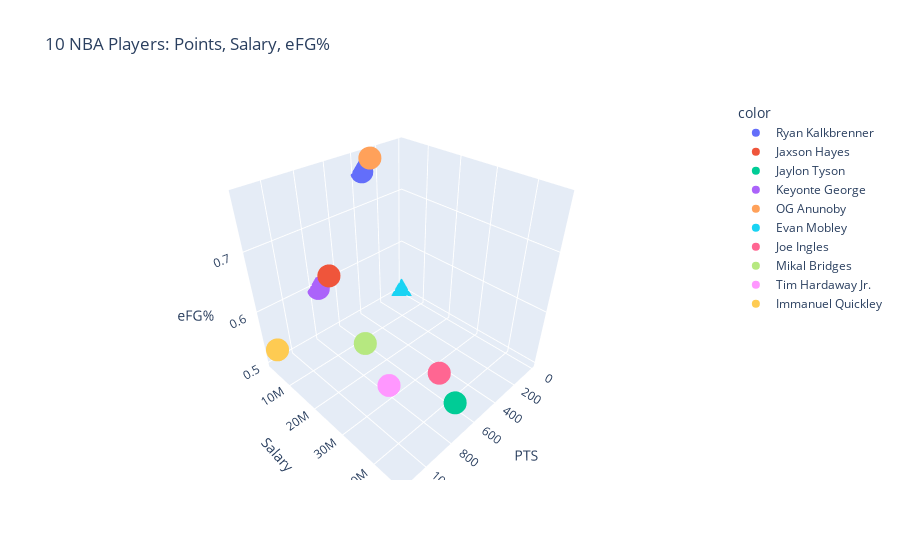

Here is the notebook cell this chart was saved with:
### Code cell
import pandas as pd
import plotly.express as px

salary=pd.read_csv("2025_salaries.csv", header=1, encoding="latin-1")
stats=pd.read_csv("nba_2025.csv", encoding="latin-1")
merged=pd.merge(salary, stats, on="Player")
merged=merged.drop(columns=["Player-additional","Awards"])
merged=merged.drop_duplicates()

players = merged.sort_values("Team")
players=players.drop_duplicates(subset="Player", keep="first")

final=players.drop(columns=["Tm","Team","Pos","Rk"]).dropna()
final["2025-26"]=final["2025-26"].str.replace("$","").str.replace(",","").astype(int)
final=final.rename(columns={"2025-26":"Salary"})

player_names=["Ryan Kalkbrenner","Jaxson Hayes","Jaylon Tyson","Keyonte George","OG Anunoby","Evan Mobley","Joe Ingles","Mikal Bridges","Tim Hardaway Jr.","Immanuel Quickley"]

df=final[final["Player"].isin(player_names)][["Player","PTS","Salary","eFG%","Age"]]

fig = px.scatter_3d(
    df, x="PTS", y="Salary", z="eFG%",
    color=player_names,
    title="10 NBA Players: Points, Salary, eFG%")
fig.show()

### Figure 1 — Plotly figure (JSON) as saved in the notebook; plotly's stock layout.template omitted (floating-point values rounded to 4 significant figures)
{"data": [{"hovertemplate": "color=Ryan Kalkbrenner<br>PTS=%{x}<br>Salary=%{y}<br>eFG%=%{z}<extra></extra>", "legendgroup": "Ryan Kalkbrenner", "marker": {"color": "#636efa", "symbol": "circle"}, "mode": "markers", "name": "Ryan Kalkbrenner", "scene": "scene", "showlegend": true, "type": "scatter3d", "x": [354.0], "y": [2296274], "z": [0.758]}, {"hovertemplate": "color=Jaxson Hayes<br>PTS=%{x}<br>Salary=%{y}<br>eFG%=%{z}<extra></extra>", "legendgroup": "Jaxson Hayes", "marker": {"color": "#EF553B", "symbol": "circle"}, "mode": "markers", "name": "Jaxson Hayes", "scene": "scene", "showlegend": true, "type": "scatter3d", "x": [693.0], "y": [3492480], "z": [0.615]}, {"hovertemplate": "color=Jaylon Tyson<br>PTS=%{x}<br>Salary=%{y}<br>eFG%=%{z}<extra></extra>", "legendgroup": "Jaylon Tyson", "marker": {"color": "#00cc96", "symbol": "circle"}, "mode": "markers", "name": "Jaylon Tyson", "scene": "scene", "showlegend": true, "type": "scatter3d", "x": [752.0], "y": [46394100], "z": [0.555]}, {"hovertemplate": "color=Keyonte George<br>PTS=%{x}<br>Salary=%{y}<br>eFG%=%{z}<extra></extra>", "legendgroup": "Keyonte George", "marker": {"color": "#ab63fa", "symbol": "circle"}, "mode": "markers", "name": "Keyonte George", "scene": "scene", "showlegend": true, "type": "scatter3d", "x": [763.0], "y": [2296274], "z": [0.596]}, {"hovertemplate": "color=OG Anunoby<br>PTS=%{x}<br>Salary=%{y}<br>eFG%=%{z}<extra></extra>", "legendgroup": "OG Anunoby", "marker": {"color": "#FFA15A", "symbol": "circle"}, "mode": "markers", "name": "OG Anunoby", "scene": "scene", "showlegend": true, "type": "scatter3d", "x": [310.0], "y": [3449323], "z": [0.778]}, {"hovertemplate": "color=Evan Mobley<br>PTS=%{x}<br>Salary=%{y}<br>eFG%=%{z}<extra></extra>", "legendgroup": "Evan Mobley", "marker": {"color": "#19d3f3", "symbol": "circle"}, "mode": "markers", "name": "Evan Mobley", "scene": "scene", "showlegend": true, "type": "scatter3d", "x": [10.0], "y": [2296274], "z": [0.5]}, {"hovertemplate": "color=Joe Ingles<br>PTS=%{x}<br>Salary=%{y}<br>eFG%=%{z}<extra></extra>", "legendgroup": "Joe Ingles", "marker": {"color": "#FF6692", "symbol": "circle"}, "mode": "markers", "name": "Joe Ingles", "scene": "scene", "showlegend": true, "type": "scatter3d", "x": [679.0], "y": [39568966], "z": [0.564]}, {"hovertemplate": "color=Mikal Bridges<br>PTS=%{x}<br>Salary=%{y}<br>eFG%=%{z}<extra></extra>", "legendgroup": "Mikal Bridges", "marker": {"color": "#B6E880", "symbol": "circle"}, "mode": "markers", "name": "Mikal Bridges", "scene": "scene", "showlegend": true, "type": "scatter3d", "x": [876.0], "y": [24900000], "z": [0.589]}, {"hovertemplate": "color=Tim Hardaway Jr.<br>PTS=%{x}<br>Salary=%{y}<br>eFG%=%{z}<extra></extra>", "legendgroup": "Tim Hardaway Jr.", "marker": {"color": "#FF97FF", "symbol": "circle"}, "mode": "markers", "name": "Tim Hardaway Jr.", "scene": "scene", "showlegend": true, "type": "scatter3d", "x": [885.0], "y": [32500000], "z": [0.545]}, {"hovertemplate": "color=Immanuel Quickley<br>PTS=%{x}<br>Salary=%{y}<br>eFG%=%{z}<extra></extra>", "legendgroup": "Immanuel Quickley", "marker": {"color": "#FECB52", "symbol": "circle"}, "mode": "markers", "name": "Immanuel Quickley", "scene": "scene", "showlegend": true, "type": "scatter3d", "x": [1141.0], "y": [4278960], "z": [0.535]}], "layout": {"legend": {"title": {"text": "color"}, "tracegroupgap": 0}, "scene": {"domain": {"x": [0, 1], "y": [0, 1]}, "xaxis": {"title": {"text": "PTS"}}, "yaxis": {"title": {"text": "Salary"}}, "zaxis": {"title": {"text": "eFG%"}}}, "title": {"text": "10 NBA Players: Points, Salary, eFG%"}}}
